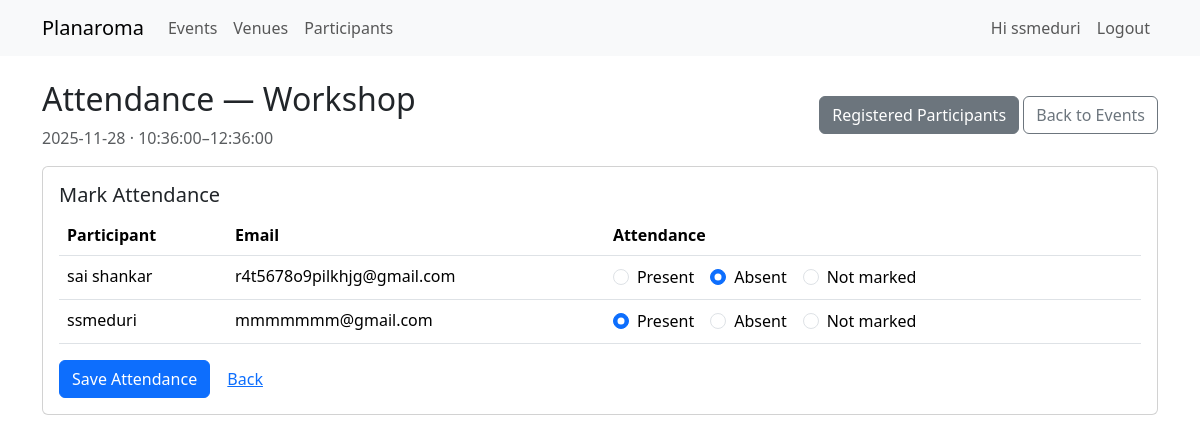
The app's page /event/1/attendance (signed in) with its own data.
### app/models.py (models this page shows, shortened)
class User(UserMixin, db.Model):
    id = db.Column(db.Integer, primary_key=True)
    username = db.Column(db.String(80), unique=True, nullable=False)
    password_hash = db.Column(db.String(200), nullable=False)
    role = db.Column(db.String(20), nullable=False, default='viewer')  # admin, staff, viewer

class Event(db.Model):
    id = db.Column(db.Integer, primary_key=True)
    title = db.Column(db.String(120), nullable=False)
    description = db.Column(db.Text)
    date = db.Column(db.Date, nullable=False)
    start_time = db.Column(db.Time, nullable=False)
    end_time = db.Column(db.Time, nullable=False)
    venue_id = db.Column(db.Integer, db.ForeignKey('venue.id'), nullable=False)
    participant_assoc = db.relationship('EventParticipant', back_populates='event', cascade='all, delete-orphan')
    participants = db.relationship('Participant', secondary='event_participants', back_populates='events')

class EventParticipant(db.Model):
    __tablename__ = 'event_participants'
    event_id = db.Column(db.Integer, db.ForeignKey('event.id'), primary_key=True)
    participant_id = db.Column(db.Integer, db.ForeignKey('participant.id'), primary_key=True)
    attendance_status = db.Column(db.String(20), nullable=False, default='not_marked')
    event = db.relationship('Event', back_populates='participant_assoc')
    participant = db.relationship('Participant', back_populates='event_assoc')

class Participant(db.Model):
    id = db.Column(db.Integer, primary_key=True)
    name = db.Column(db.String(150), nullable=False)
    email = db.Column(db.String(200), nullable=True)
    phone = db.Column(db.String(50), nullable=True)
    notes = db.Column(db.Text, nullable=True)
    event_assoc = db.relationship('EventParticipant', back_populates='participant', cascade='all, delete-orphan')
    events = db.relationship('Event', secondary='event_participants', back_populates='participants')

### app/routes.py (the view)
@main_bp.route('/event/<int:event_id>/attendance')
@login_required
@require_roles('admin', 'staff')
def event_attendance_view(event_id):
    event = Event.query.get_or_404(event_id)
    assocs = EventParticipant.query.filter_by(event_id=event.id).join(Participant).order_by(Participant.name).all()
    return render_template('events/attendance.html', event=event, assocs=assocs)

### app/__init__.py (called while the page is built)
def create_app():
    app = Flask(__name__, static_folder='static', template_folder='templates')
    app.config.from_object(Config)
    db.init_app(app)
    login_manager.init_app(app)
    from .models import User
    @login_manager.user_loader
    def load_user(user_id):
        return User.query.get(int(user_id))
    from .routes import main_bp
    from .auth import auth_bp
    app.register_blueprint(main_bp)
    app.register_blueprint(auth_bp)
    return app

### app/utils.py (called while the page is built)
def require_roles(*roles):
    def wrapper(f):
        @wraps(f)
        def decorated_function(*args, **kwargs):
            if not current_user.is_authenticated:
                abort(401)
            if current_user.role not in roles:
                abort(403)
            return f(*args, **kwargs)
        return decorated_function
    return wrapper

### app/templates/events/attendance.html
{% extends 'base.html' %}
{% block content %}
<div class="d-flex justify-content-between align-items-center mb-3">
  <div>
    <h2>Attendance — {{ event.title }}</h2>
    <p class="text-muted mb-0">{{ event.date }} · {{ event.start_time }}–{{ event.end_time }}</p>
  </div>
  <div>
    <a class="btn btn-secondary" href="{{ url_for('main.event_participants_view', event_id=event.id) }}">Registered Participants</a>
    <a class="btn btn-outline-secondary" href="{{ url_for('main.list_events') }}">Back to Events</a>
  </div>
</div>
<form method="POST" action="{{ url_for('main.update_event_attendance', event_id=event.id) }}">
  <div class="card mb-3">
    <div class="card-body">
      <h5 class="card-title">Mark Attendance</h5>
      {% if assocs %}
      <table class="table">
        <thead>
          <tr><th>Participant</th><th>Email</th><th>Attendance</th></tr>
        </thead>
        <tbody>
          {% for assoc in assocs %}
          <tr>
            <td>{{ assoc.participant.name }}</td>
            <td>{{ assoc.participant.email or '-' }}</td>
            <td>
              <div class="btn-group" role="group" aria-label="attendance-{{ assoc.participant.id }}">
                <div class="form-check form-check-inline">
                  <input class="form-check-input" type="radio"
                         name="status_{{ assoc.participant.id }}"
                         id="present_{{ assoc.participant.id }}"
                         value="present"
                         {% if assoc.attendance_status == 'present' %}checked{% endif %}>
                  <label class="form-check-label" for="present_{{ assoc.participant.id }}">Present</label>
                </div>
                <div class="form-check form-check-inline">
                  <input class="form-check-input" type="radio"
                         name="status_{{ assoc.participant.id }}"
                         id="absent_{{ assoc.participant.id }}"
                         value="absent"
                         {% if assoc.attendance_status == 'absent' %}checked{% endif %}>
                  <label class="form-check-label" for="absent_{{ assoc.participant.id }}">Absent</label>
                </div>
                <div class="form-check form-check-inline">
                  <input class="form-check-input" type="radio"
                         name="status_{{ assoc.participant.id }}"
                         id="not_{{ assoc.participant.id }}"
                         value="not_marked"
                         {% if assoc.attendance_status == 'not_marked' %}checked{% endif %}>
                  <label class="form-check-label" for="not_{{ assoc.participant.id }}">Not marked</label>
                </div>
              </div>
            </td>
          </tr>
          {% endfor %}
        </tbody>
      </table>
      <div class="mt-3">
        <button class="btn btn-primary">Save Attendance</button>
        <a class="btn btn-link" href="{{ url_for('main.event_participants_view', event_id=event.id) }}">Back</a>
      </div>
      {% else %}
        <p class="text-muted">No participants registered for this event.</p>
      {% endif %}
    </div>
  </div>
</form>
{% endblock %}

### app/templates/base.html (shortened to what this page needs)
<!doctype html>
<html lang="en">
<head>
    <link href="https://cdn.jsdelivr.net/npm/bootstrap@5.3.2/dist/css/bootstrap.min.css" rel="stylesheet">
</head>
<body>
<nav class="navbar navbar-expand-lg navbar-light bg-light mb-4">
  <div class="container">
    <a class="navbar-brand" href="{{ url_for('main.dashboard') }}">
        Planaroma
    </a>
    <div class="collapse navbar-collapse" id="navbarNav">
      <ul class="navbar-nav me-auto">
        <li class="nav-item">
          <a class="nav-link" href="{{ url_for('main.list_events') }}">Events</a>
        </li>
        <li class="nav-item">
          <a class="nav-link" href="{{ url_for('main.list_venues') }}">Venues</a>
        </li>
        <li class="nav-item">
          <a class="nav-link" href="{{ url_for('main.list_participants') }}">Participants</a>
        </li>
      </ul>
      <ul class="navbar-nav ms-auto">
        {% if current_user.is_authenticated %}
          <li class="nav-item">
            <a class="nav-link">Hi {{ current_user.username }}</a>
          </li>
          <li class="nav-item">
            <a class="nav-link" href="{{ url_for('auth.logout') }}">Logout</a>
          </li>
        {% else %}
          <li class="nav-item">
            <a class="nav-link" href="{{ url_for('auth.login') }}">Login</a>
          </li>
        {% endif %}
      </ul>
    </div>
  </div>
</nav>
<div class="container">
    {% block content %}{% endblock %}
</div>
</body>
</html>

### records on screen
User: username "ssmeduri"
Event: title "Workshop", date "2025-11-28", start_time "10:36:00", end_time "12:36:00"
EventParticipant: participant.name "sai shankar", participant "r4t5678o9pilkhjg@gmail.com", attendance_status "☐ Present", attendance_status "☑ Absent", attendance_status "☐ Not marked"
EventParticipant: participant.name "ssmeduri", participant "mmmmmmm@gmail.com", attendance_status "☑ Present", attendance_status "☐ Absent", attendance_status "☐ Not marked"
